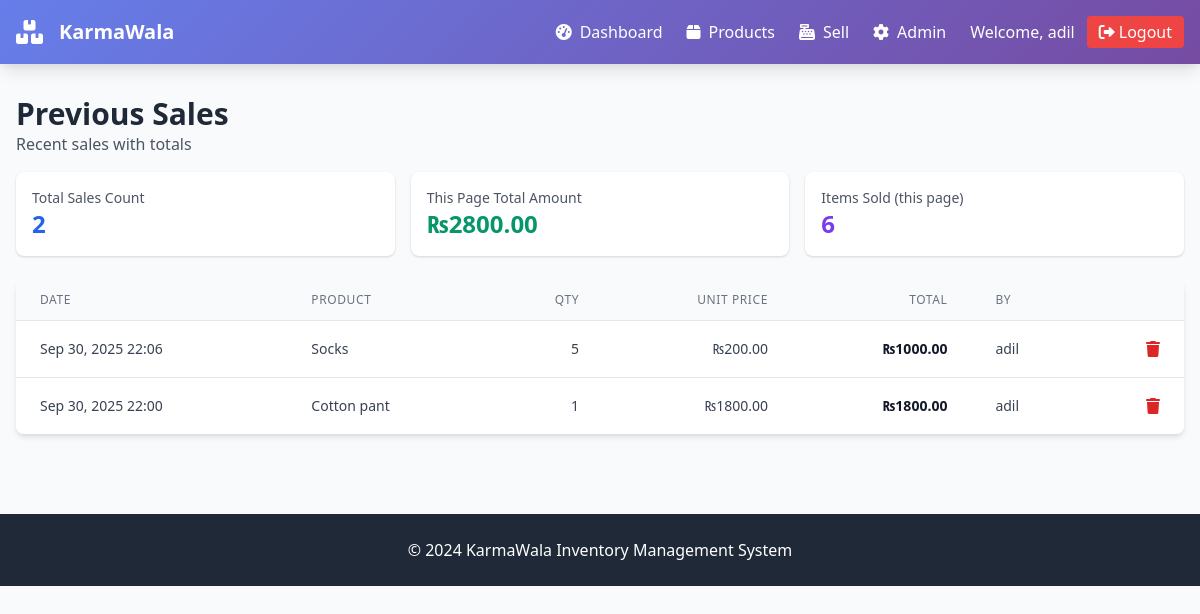
The app's page /products/sales/ (signed in), older data.
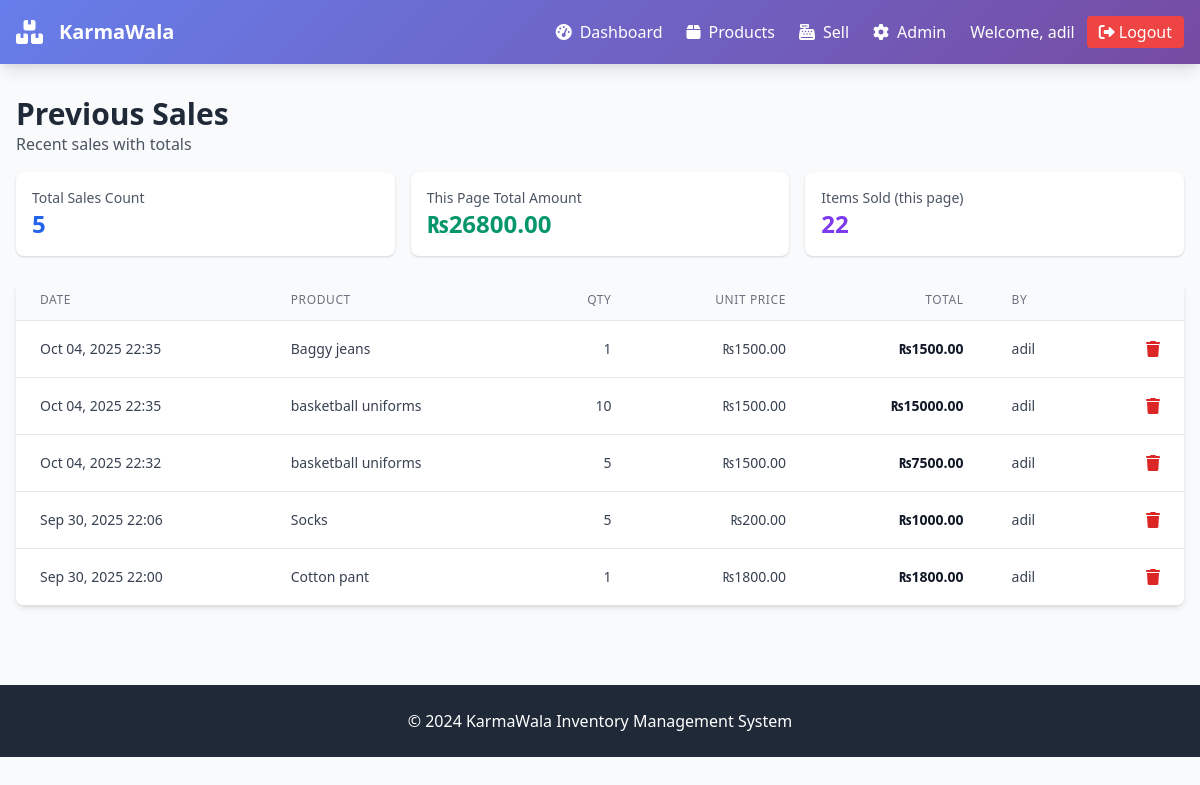
The same page, newer data.
### inventory/models.py (models this page shows, shortened)
class Sale(models.Model):
    product = models.ForeignKey(Product, on_delete=models.PROTECT, related_name='sales')
    quantity = models.PositiveIntegerField()
    unit_price = models.DecimalField(max_digits=10, decimal_places=2)
    total_amount = models.DecimalField(max_digits=12, decimal_places=2)
    created_at = models.DateTimeField(default=timezone.now)
    created_by = models.ForeignKey(User, on_delete=models.SET_NULL, null=True, blank=True)
    class Meta:
        ordering = ['-created_at']

class Product(models.Model):
    SIZES = [
        ('XS', 'XS'), ('S', 'S'), ('M', 'M'), ('L', 'L'), ('XL', 'XL'), ('XXL', 'XXL'),
        ('EU40', 'EU 40'), ('EU41', 'EU 41'), ('EU42', 'EU 42'), ('EU43', 'EU 43'), ('EU44', 'EU 44'),
    ]
    name = models.CharField(max_length=200)
    sku = models.CharField(max_length=50, unique=True)
    category = models.ForeignKey(Category, on_delete=models.PROTECT, related_name='products')
    size = models.CharField(max_length=10, blank=True)
    color = models.CharField(max_length=50, blank=True)
    price = models.DecimalField(max_digits=10, decimal_places=2)
    cost = models.DecimalField(max_digits=10, decimal_places=2, default=0)
    stock = models.PositiveIntegerField(default=0)
    reorder_threshold = models.PositiveIntegerField(default=0, help_text='Alert when stock ≤ this value')
    is_active = models.BooleanField(default=True)
    created_at = models.DateTimeField(default=timezone.now)
    updated_at = models.DateTimeField(auto_now=True)
    class Meta:
        indexes = [
            models.Index(fields=['sku']),
            models.Index(fields=['name']),
        ]
        ordering = ['name']
        unique_together = [('name', 'sku')]

### inventory/views.py (the view)
# urls.py: path('sales/', views.SalesListView.as_view(), name='sales-list'),
class SalesListView(LoginRequiredMixin, ListView):
    model = Sale
    template_name = 'sales_list.html'
    context_object_name = 'sales'
    paginate_by = 20
    def get_queryset(self):
        qs = Sale.objects.select_related('product').order_by('-created_at')
        return qs
    def get_context_data(self, **kwargs):
        context = super().get_context_data(**kwargs)
        page_sales = list(context['sales'])
        page_total_amount = sum((s.total_amount for s in page_sales), Decimal('0.00'))
        page_items_sold = sum((s.quantity for s in page_sales), 0)
        context['page_total_amount'] = page_total_amount
        context['page_items_sold'] = page_items_sold
        return context

### templates/sales_list.html (shortened to what this page needs)
{% extends 'base.html' %}
{% block content %}
<div class="mb-6">
    <h2 class="text-3xl font-bold text-gray-800">Previous Sales</h2>
    <p class="text-gray-600">Recent sales with totals</p>
    <div class="mt-4 grid grid-cols-1 md:grid-cols-3 gap-4">
        <div class="bg-white rounded-lg shadow p-4">
            <p class="text-sm text-gray-600">Total Sales Count</p>
            <p class="text-2xl font-bold text-blue-600">{{ page_obj.paginator.count }}</p>
        </div>
        <div class="bg-white rounded-lg shadow p-4">
            <p class="text-sm text-gray-600">This Page Total Amount</p>
            <p class="text-2xl font-bold text-green-600">₨{{ page_total_amount|floatformat:2 }}</p>
        </div>
        <div class="bg-white rounded-lg shadow p-4">
            <p class="text-sm text-gray-600">Items Sold (this page)</p>
            <p class="text-2xl font-bold text-purple-600">{{ page_items_sold }}</p>
        </div>
    </div>
</div>
<div class="bg-white rounded-lg shadow-md overflow-hidden">
    <table class="min-w-full divide-y divide-gray-200">
        <thead class="bg-gray-50">
            <tr>
                <th class="px-6 py-3 text-left text-xs font-medium text-gray-500 uppercase tracking-wider">Date</th>
                <th class="px-6 py-3 text-left text-xs font-medium text-gray-500 uppercase tracking-wider">Product</th>
                <th class="px-6 py-3 text-right text-xs font-medium text-gray-500 uppercase tracking-wider">Qty</th>
                <th class="px-6 py-3 text-right text-xs font-medium text-gray-500 uppercase tracking-wider">Unit Price</th>
                <th class="px-6 py-3 text-right text-xs font-medium text-gray-500 uppercase tracking-wider">Total</th>
                <th class="px-6 py-3 text-left text-xs font-medium text-gray-500 uppercase tracking-wider">By</th>
                <th class="px-6 py-3"></th>
            </tr>
        </thead>
        <tbody class="bg-white divide-y divide-gray-200">
            {% for s in sales %}
            <tr class="hover:bg-gray-50">
                <td class="px-6 py-4 whitespace-nowrap text-sm text-gray-700">{{ s.created_at|date:"M d, Y H:i" }}</td>
                <td class="px-6 py-4 whitespace-nowrap text-sm text-gray-700">{{ s.product.name }}</td>
                <td class="px-6 py-4 whitespace-nowrap text-sm text-gray-700 text-right">{{ s.quantity }}</td>
                <td class="px-6 py-4 whitespace-nowrap text-sm text-gray-700 text-right">₨{{ s.unit_price|floatformat:2 }}</td>
                <td class="px-6 py-4 whitespace-nowrap text-sm text-gray-900 font-semibold text-right">₨{{ s.total_amount|floatformat:2 }}</td>
                <td class="px-6 py-4 whitespace-nowrap text-sm text-gray-700">{{ s.created_by|default:"-" }}</td>
                <td class="px-6 py-4 whitespace-nowrap text-right">
                    <a href="{% url 'sale-delete' s.pk %}"
                       class="text-red-600 hover:text-red-800"
                       title="Delete"
                    >
                        <i class="fas fa-trash"></i>
                    </a>
                </td>
            </tr>
            {% empty %}
            <tr>
                <td colspan="6" class="px-6 py-8 text-center text-gray-500">No sales recorded yet.</td>
            </tr>
            {% endfor %}
        </tbody>
    </table>
</div>
{% endblock %}

Row changes from the older to the newer data that the page shows:
added Sale: created_at "Oct 04, 2025 22:35", product.name "Baggy jeans", quantity "1", unit_price "1500.00", total_amount "1500.00", created_by "adil"
added Sale: created_at "Oct 04, 2025 22:35", product.name "basketball uniforms", quantity "10", unit_price "1500.00", total_amount "15000.00", created_by "adil"
added Sale: created_at "Oct 04, 2025 22:32", product.name "basketball uniforms", quantity "5", unit_price "1500.00", total_amount "7500.00", created_by "adil"
Text that changed along with them:
{{ page_obj.paginator.count }}: "2" → "5"
{{ page_total_amount|floatformat:2 }}: "2800.00" → "26800.00"
{{ page_items_sold }}: "6" → "22"
